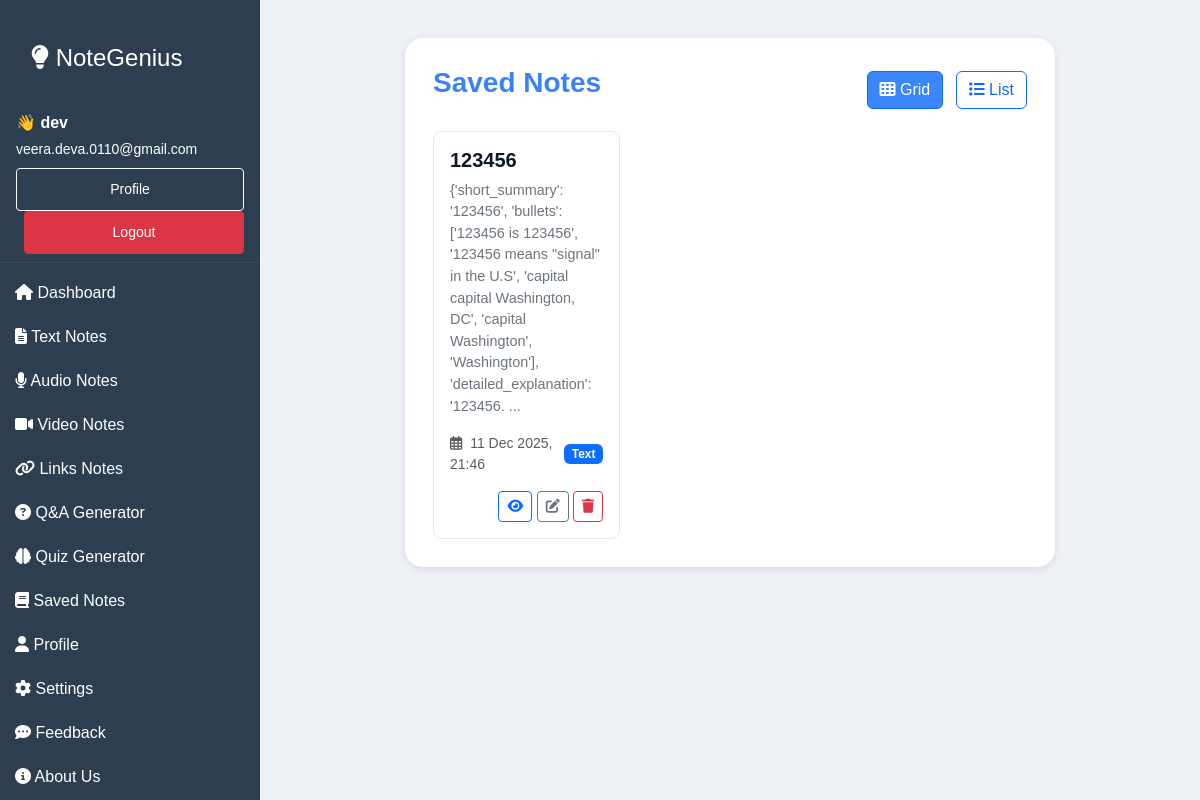
The app's page /savednotes/ (signed in), older data.
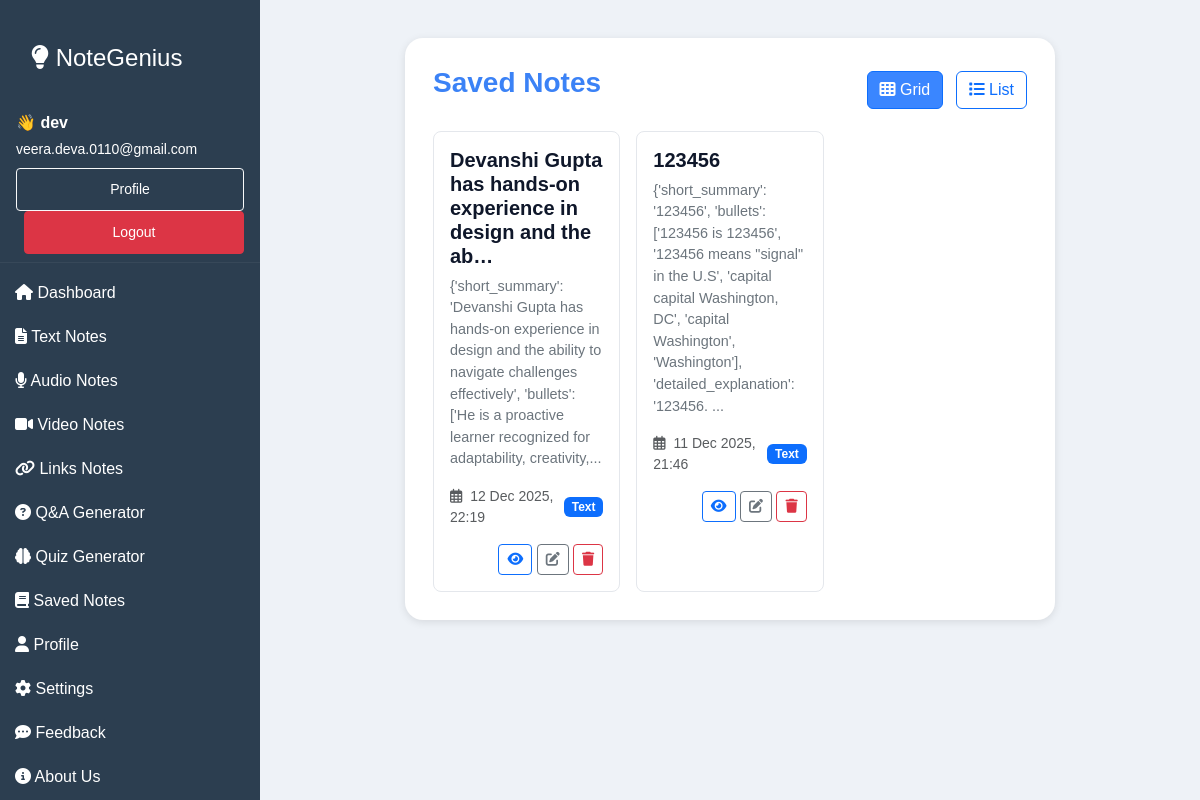
The same page, newer data.
### myapp/models.py (models this page shows, shortened)
class Notes(models.Model):
    NOTE_TYPES = [
        ('text', 'Text'),
        ('audio', 'Audio'),
        ('video', 'Video'),
        ('qna', 'Q&A'),
        ('quiz', 'Quiz'),
        ('other', 'Other'),
    ]
    user = models.ForeignKey(User, on_delete=models.CASCADE, related_name="notes")
    title = models.CharField(max_length=200, blank=True)
    content = models.TextField()            # store either raw text OR JSON stringified payload
    note_type = models.CharField(max_length=20, choices=NOTE_TYPES, default='text')
    created_at = models.DateTimeField(auto_now_add=True)
    updated_at = models.DateTimeField(auto_now=True)
    class Meta:
        ordering = ['-created_at']
    @property
    def preview(self):
        return (self.content[:200] + '...') if len(self.content) > 200 else self.content

### myapp/views.py (the view)
# urls.py: path('savednotes/', views.savednotes, name='savednotes'),
@login_required
def savednotes(request):
    notes = Notes.objects.filter(user=request.user).order_by("-created_at")
    return render(request, "savednotes.html", {"notes": notes})

### myapp/templates/savednotes.html (shortened to what this page needs)
{% extends "index.html" %}
{% load static %}
{% block main %}
<section class="upload-section">
  <div class="upload-card saved-card">
    <div class="d-flex justify-content-between align-items-center mb-3">
      <h3>Saved Notes</h3>
      <div>
        <button class="btn btn-outline-primary me-2 toggle-btn active" id="gridBtn">
          <i class="fas fa-th"></i> Grid
        </button>
        <button class="btn btn-outline-primary toggle-btn" id="listBtn">
          <i class="fas fa-list"></i> List
        </button>
      </div>
    </div>
    <div class="row g-3" id="gridView">
      {% for note in notes %}
      <div class="col-md-4">
        <div class="saved-note-card p-3" style="background: var(--card-bg, #fff); border-radius:8px;">
          <h5 class="note-title">{{ note.title|default:"Untitled" }}</h5>
          <p class="note-preview">{{ note.preview|safe }}</p>
          <div class="d-flex justify-content-between align-items-center mt-3">
            <small class="text-muted">
              <i class="far fa-calendar-alt me-1"></i> {{ note.created_at|date:"j M Y, H:i" }}
            </small>
            <span class="badge bg-primary">{{ note.get_note_type_display }}</span>
          </div>
          <div class="mt-3 text-end">
            <a href="{% url 'view_note' note.id %}" class="btn btn-sm btn-outline-primary" title="View">
              <i class="fas fa-eye"></i>
            </a>
            <a href="{% url 'edit_note' note.id %}" class="btn btn-sm btn-outline-secondary" title="Edit">
              <i class="fas fa-edit"></i>
            </a>
            <form method="post" action="{% url 'delete_note' note.id %}" style="display:inline;">
              <button type="submit" class="btn btn-sm btn-outline-danger" title="Delete" onclick="return confirm('Delete this note?');">
                <i class="fas fa-trash"></i>
              </button>
            </form>
          </div>
        </div>
      </div>
      {% endfor %}
    </div>
  </div>
</section>
{% endblock %}

Row changes from the older to the newer data that the page shows:
added Notes: title "Devanshi Gupta has hands-on experience in design and the ab…", preview "{'short_summary': 'Devanshi Gupta has hands-on experience in design and the ability to navigate challenges effectively', 'bullets': ['He is a proactive learner recognized for adaptability, creativity,...", created_at "12 Dec 2025, 22:19", note_type "Text"
